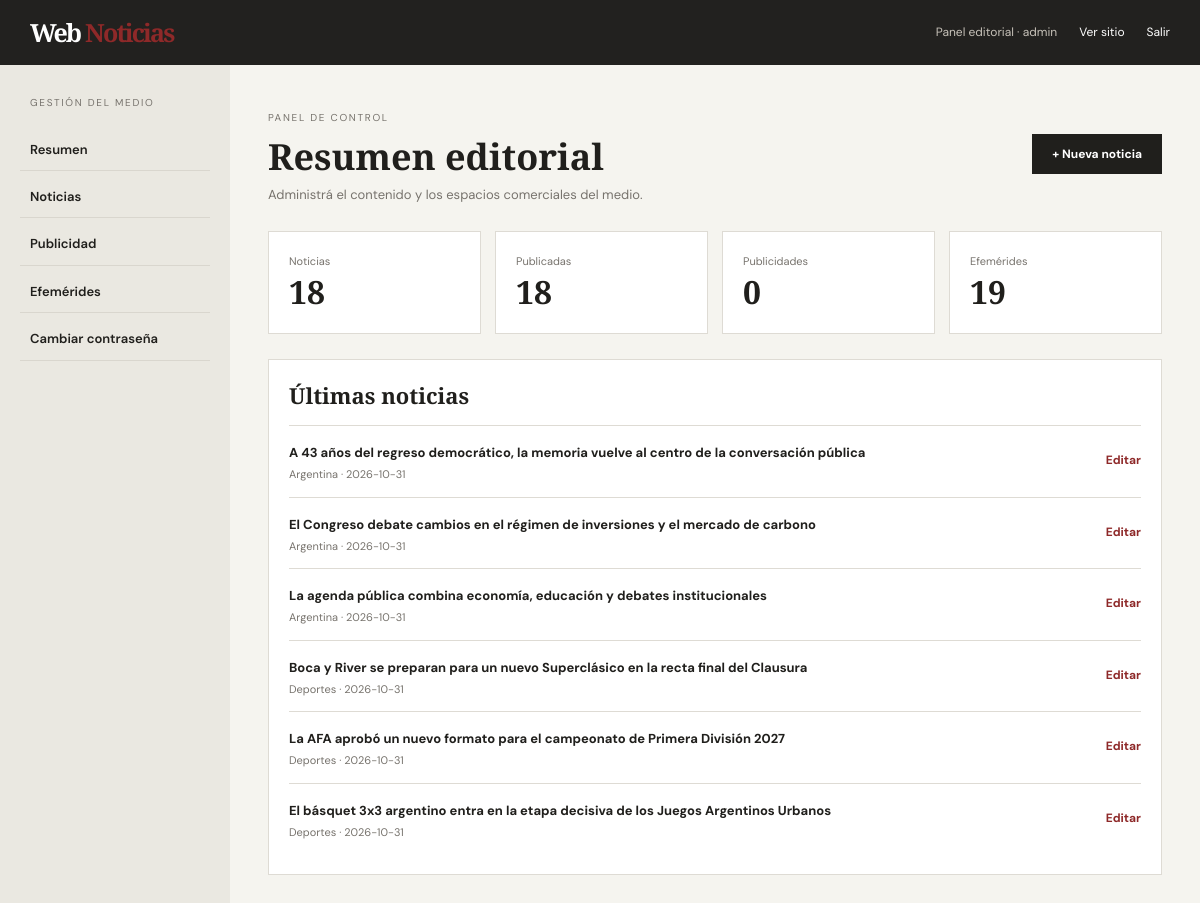
The page /admin (signed in) on the database its author committed.
### tables this page shows
CREATE TABLE articles (
            id INTEGER PRIMARY KEY AUTOINCREMENT,
            title TEXT NOT NULL, summary TEXT NOT NULL DEFAULT '',
            body TEXT NOT NULL DEFAULT '', category TEXT NOT NULL DEFAULT 'Argentina',
            image TEXT NOT NULL DEFAULT '', author TEXT NOT NULL DEFAULT 'Redacción',
            is_featured INTEGER NOT NULL DEFAULT 0,
            is_breaking INTEGER NOT NULL DEFAULT 0,
            published INTEGER NOT NULL DEFAULT 1,
            created_at TEXT NOT NULL
        , source_url TEXT NOT NULL DEFAULT '');

### app.py (the view)
@app.route("/admin")
@login_required
def admin():
    with db() as con:
        counts = {
            "articles": con.execute("SELECT COUNT(*) FROM articles").fetchone()[0],
            "published": con.execute("SELECT COUNT(*) FROM articles WHERE published=1").fetchone()[0],
            "ads": con.execute("SELECT COUNT(*) FROM ads").fetchone()[0],
            "ephemerides": con.execute("SELECT COUNT(*) FROM ephemerides").fetchone()[0]
        }
        recent = con.execute("SELECT * FROM articles ORDER BY created_at DESC LIMIT 6").fetchall()
    return render_template("admin/dashboard.html", counts=counts, recent=recent)

### app.py (called while the page is built)
def db():
    conn = sqlite3.connect(DB_PATH)
    conn.row_factory = sqlite3.Row
    conn.execute("PRAGMA foreign_keys = ON")
    return conn

def login_required(fn):
    @wraps(fn)
    def wrapper(*args, **kwargs):
        if not session.get("user_id"):
            return redirect(url_for("admin_login"))
        return fn(*args, **kwargs)
    return wrapper

@app.context_processor
def globals_for_templates():
    def media_url(path):
        if path and path.startswith(("http://", "https://")):
            return path
        return url_for("static", filename=path) if path else ""
    return {"categories": CATEGORIES, "whatsapp_link": f"https://wa.me/{WHATSAPP_NUMBER}?text=Hola%2C%20quiero%20comunicarme%20con%20el%20medio.", "year": date.today().year, "media_url": media_url}

### templates/admin/dashboard.html
{% extends "admin/base_admin.html" %}{% block admin_content %}<div class="admin-heading"><div><span class="eyebrow">PANEL DE CONTROL</span><h1>Resumen editorial</h1><p>Administrá el contenido y los espacios comerciales del medio.</p></div><a class="button-dark" href="{{ url_for('edit_article') }}">+ Nueva noticia</a></div><div class="stats-grid"><div><small>Noticias</small><strong>{{ counts.articles }}</strong></div><div><small>Publicadas</small><strong>{{ counts.published }}</strong></div><div><small>Publicidades</small><strong>{{ counts.ads }}</strong></div><div><small>Efemérides</small><strong>{{ counts.ephemerides }}</strong></div></div><div class="admin-box"><h2>Últimas noticias</h2>{% for n in recent %}<div class="admin-row"><div><b>{{ n.title }}</b><small>{{ n.category }} · {{ n.created_at[:10] }}</small></div><a href="{{ url_for('edit_article',article_id=n.id) }}">Editar</a></div>{% else %}<p>Aún no hay noticias. Creá la primera para comenzar.</p>{% endfor %}</div>{% endblock %}

### static/css/style.css (style rules this page uses)
* { box-sizing:border-box }
:root { --ink:#201f1c;--muted:#77736d;--line:#dedbd4;--paper:#fbfaf6;--accent:#8e2929;--serif:'Playfair Display',Georgia,serif;--sans:'DM Sans',Arial,sans-serif }
body { margin:0;background:var(--paper);color:var(--ink);font-family:var(--sans);font-size:16px;line-height:1.65 }
a { color:inherit;text-decoration:none }
.lead-aside h3,.eyebrow { font-size:10px;letter-spacing:1.7px;color:var(--muted) }
.button-dark { display:inline-block;border:0;background:var(--ink);color:#fff;padding:12px 20px;font:700 12px var(--sans);cursor:pointer }
.admin-body { background:#f5f4ef }
.admin-heading { display:flex;justify-content:space-between;align-items:center;margin-bottom:25px }
.admin-heading h1 { font:700 36px var(--serif);margin:3px 0 }
.admin-heading p { color:var(--muted);font-size:13px;margin:0 }
.stats-grid { display:grid;grid-template-columns:repeat(4,1fr);gap:14px;margin:25px 0 }
.stats-grid>div,.admin-box { background:white;border:1px solid var(--line);padding:20px }
.stats-grid small { display:block;color:var(--muted);font-size:11px }
.stats-grid strong { font:700 32px var(--serif) }
.admin-box { margin:20px 0 }
.admin-box h2 { font:700 22px var(--serif);margin:0 0 15px }
.admin-row { display:flex;justify-content:space-between;align-items:center;gap:20px;padding:13px 0;border-top:1px solid var(--line) }
.admin-row b { font-size:13px }
.admin-row small { display:block;color:var(--muted);font-size:11px }
.admin-row a,.row-actions a { font-size:12px;color:var(--accent);font-weight:700 }

### rows shown on the page
articles: title "A 43 años del regreso democrático, la memoria vuelve al centro de la conversación pública", category "Argentina", created_at "2026-10-31"
articles: title "El Congreso debate cambios en el régimen de inversiones y el mercado de carbono", category "Argentina", created_at "2026-10-31"
articles: title "La agenda pública combina economía, educación y debates institucionales", category "Argentina", created_at "2026-10-31"
articles: title "Boca y River se preparan para un nuevo Superclásico en la recta final del Clausura", category "Deportes", created_at "2026-10-31"
articles: title "La AFA aprobó un nuevo formato para el campeonato de Primera División 2027", category "Deportes", created_at "2026-10-31"
articles: title "El básquet 3x3 argentino entra en la etapa decisiva de los Juegos Argentinos Urbanos", category "Deportes", created_at "2026-10-31"

### other values the page prints
{{ session.get('username') }} "admin"
{{ counts.articles }} "18"
{{ counts.published }} "18"
{{ counts.ads }} "0"
{{ counts.ephemerides }} "19"
